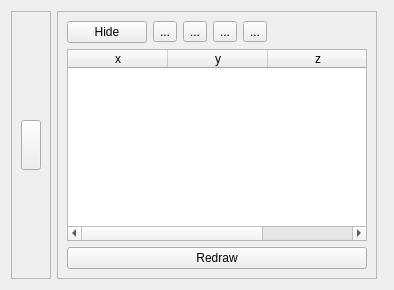
  <widget class="QWidget" name="centralwidget">
   <layout class="QHBoxLayout" name="horizontalLayout_3">
    <item>
     <widget class="QFrame" name="frame_2">
      <property name="sizePolicy">
       <sizepolicy hsizetype="Fixed" vsizetype="Preferred">
        <horstretch>0</horstretch>
        <verstretch>0</verstretch>
       </sizepolicy>
      </property>
      <property name="minimumSize">
       <size>
        <width>20</width>
        <height>0</height>
       </size>
      </property>
      <property name="styleSheet">
       <string notr="true"/>
      </property>
      <property name="frameShape">
       <enum>QFrame::StyledPanel</enum>
      </property>
      <property name="frameShadow">
       <enum>QFrame::Raised</enum>
      </property>
      <layout class="QHBoxLayout" name="horizontalLayout_4">
       <item>
        <layout class="QVBoxLayout" name="verticalLayout_5">
         <item>
          <widget class="QPushButton" name="pushButton">
           <property name="sizePolicy">
            <sizepolicy hsizetype="Fixed" vsizetype="Fixed">
             <horstretch>0</horstretch>
             <verstretch>0</verstretch>
            </sizepolicy>
           </property>
           <property name="maximumSize">
            <size>
             <width>20</width>
             <height>50</height>
            </size>
           </property>
           <property name="cursor">
            <cursorShape>PointingHandCursor</cursorShape>
           </property>
           <property name="text">
            <string/>
           </property>
           <property name="icon">
            <iconset resource="img.qrc">
             <normaloff>:/arrow/Icons/double-right.png</normaloff>:/arrow/Icons/double-right.png</iconset>
           </property>
          </widget>
         </item>
        </layout>
       </item>
      </layout>
     </widget>
    </item>
    <item>
     <widget class="QFrame" name="frame">
      <property name="sizePolicy">
       <sizepolicy hsizetype="Preferred" vsizetype="Preferred">
        <horstretch>0</horstretch>
        <verstretch>0</verstretch>
       </sizepolicy>
      </property>
      <property name="maximumSize">
       <size>
        <width>320</width>
        <height>16777215</height>
       </size>
      </property>
      <property name="frameShape">
       <enum>QFrame::StyledPanel</enum>
      </property>
      <property name="frameShadow">
       <enum>QFrame::Raised</enum>
      </property>
      <layout class="QVBoxLayout" name="verticalLayout_3">
       <item>
        <layout class="QHBoxLayout" name="horizontalLayout_5">
         <property name="spacing">
          <number>6</number>
         </property>
         <item>
          <widget class="QPushButton" name="pushButton_3">
           <property name="enabled">
            <bool>true</bool>
           </property>
           <property name="sizePolicy">
            <sizepolicy hsizetype="Fixed" vsizetype="Fixed">
             <horstretch>0</horstretch>
             <verstretch>0</verstretch>
            </sizepolicy>
           </property>
           <property name="minimumSize">
            <size>
             <width>50</width>
             <height>0</height>
            </size>
           </property>
           <property name="cursor">
            <cursorShape>PointingHandCursor</cursorShape>
           </property>
           <property name="styleSheet">
            <string notr="true"/>
           </property>
           <property name="text">
            <string>Hide</string>
           </property>
          </widget>
         </item>
         <item>
          <widget class="QToolButton" name="toolButton_7">
           <property name="minimumSize">
            <size>
             <width>10</width>
             <height>0</height>
            </size>
           </property>
           <property name="maximumSize">
            <size>
             <width>35</width>
             <height>16777215</height>
            </size>
           </property>
           <property name="cursor">
            <cursorShape>PointingHandCursor</cursorShape>
           </property>
           <property name="toolTip">
            <string>Add</string>
           </property>
           <property name="styleSheet">
            <string notr="true"/>
           </property>
           <property name="text">
            <string>...</string>
           </property>
           <property name="icon">
            <iconset>
             <normaloff>Icons/Add-New-48.png</normaloff>Icons/Add-New-48.png</iconset>
           </property>
           <property name="iconSize">
            <size>
             <width>40</width>
             <height>30</height>
            </size>
           </property>
          </widget>
         </item>
         <item>
          <widget class="QToolButton" name="toolButton_9">
           <property name="minimumSize">
            <size>
             <width>10</width>
             <height>0</height>
            </size>
           </property>
           <property name="maximumSize">
            <size>
             <width>35</width>
             <height>16777215</height>
            </size>
           </property>
           <property name="cursor">
            <cursorShape>PointingHandCursor</cursorShape>
           </property>
           <property name="toolTip">
            <string>Remove</string>
           </property>
           <property name="styleSheet">
            <string notr="true"/>
           </property>
           <property name="text">
            <string>...</string>
           </property>
           <property name="icon">
            <iconset>
             <normaloff>Icons/Minus-48.png</normaloff>Icons/Minus-48.png</iconset>
           </property>
           <property name="iconSize">
            <size>
             <width>40</width>
             <height>30</height>
            </size>
           </property>
          </widget>
         </item>
         <item>
          <widget class="QToolButton" name="toolButton_8">
           <property name="minimumSize">
            <size>
             <width>10</width>
             <height>0</height>
            </size>
           </property>
           <property name="maximumSize">
            <size>
             <width>35</width>
             <height>16777215</height>
            </size>
           </property>
           <property name="cursor">
            <cursorShape>PointingHandCursor</cursorShape>
           </property>
           <property name="toolTip">
            <string>Import Coordinates</string>
           </property>
           <property name="styleSheet">
            <string notr="true"/>
           </property>
           <property name="text">
            <string>...</string>
           </property>
           <property name="icon">
            <iconset>
             <normaloff>Icons/Folder-Open-48.png</normaloff>Icons/Folder-Open-48.png</iconset>
           </property>
           <property name="iconSize">
            <size>
             <width>40</width>
             <height>30</height>
            </size>
           </property>
          </widget>
         </item>
         <item>
          <widget class="QToolButton" name="toolButton_5">
           <property name="minimumSize">
            <size>
             <width>10</width>
             <height>0</height>
            </size>
           </property>
           <property name="maximumSize">
            <size>
             <width>35</width>
             <height>16777215</height>
            </size>
           </property>
           <property name="cursor">
            <cursorShape>PointingHandCursor</cursorShape>
           </property>
           <property name="toolTip">
            <string>Export Coordinates</string>
           </property>
           <property name="styleSheet">
            <string notr="true"/>
           </property>
           <property name="text">
            <string>...</string>
           </property>
           <property name="icon">
            <iconset>
             <normaloff>Icons/Save-48.png</normaloff>Icons/Save-48.png</iconset>
           </property>
           <property name="iconSize">
            <size>
             <width>40</width>
             <height>30</height>
            </size>
           </property>
          </widget>
         </item>
         <item>
          <spacer name="horizontalSpacer">
           <property name="orientation">
            <enum>Qt::Horizontal</enum>
           </property>
           <property name="sizeHint" stdset="0">
            <size>
             <width>20</width>
             <height>20</height>
            </size>
           </property>
          </spacer>
         </item>
        </layout>
       </item>
       <item>
        <widget class="QTableWidget" name="tableWidget">
         <property name="sizePolicy">
          <sizepolicy hsizetype="Fixed" vsizetype="Expanding">
           <horstretch>0</horstretch>
           <verstretch>0</verstretch>
          </sizepolicy>
         </property>
         <property name="minimumSize">
          <size>
           <width>300</width>
           <height>0</height>
          </size>
         </property>
         <property name="styleSheet">
          <string notr="true"/>
         </property>
         <column>
          <property name="text">
           <string>x</string>
          </property>
         </column>
         <column>
          <property name="text">
           <string>y</string>
          </property>
         </column>
         <column>
          <property name="text">
           <string>z</string>
          </property>
         </column>
        </widget>
       </item>
       <item>
        <widget class="QPushButton" name="pushButton_21">
         <property name="sizePolicy">
          <sizepolicy hsizetype="Expanding" vsizetype="Fixed">
           <horstretch>0</horstretch>
           <verstretch>0</verstretch>
          </sizepolicy>
         </property>
         <property name="cursor">
          <cursorShape>PointingHandCursor</cursorShape>
         </property>
         <property name="styleSheet">
          <string notr="true"/>
         </property>
         <property name="text">
          <string>Redraw</string>
         </property>
        </widget>
       </item>
      </layout>
     </widget>
    </item>
    <item>
     <layout class="QVBoxLayout" name="verticalLayout_6">
      <item>
       <widget class="QWidget" name="widget" native="true">
        <property name="styleSheet">
         <string notr="true"/>
        </property>
       </widget>
      </item>
     </layout>
    </item>
   </layout>
   <zorder>frame</zorder>
   <zorder>frame_2</zorder>
   <zorder></zorder>
  </widget>
